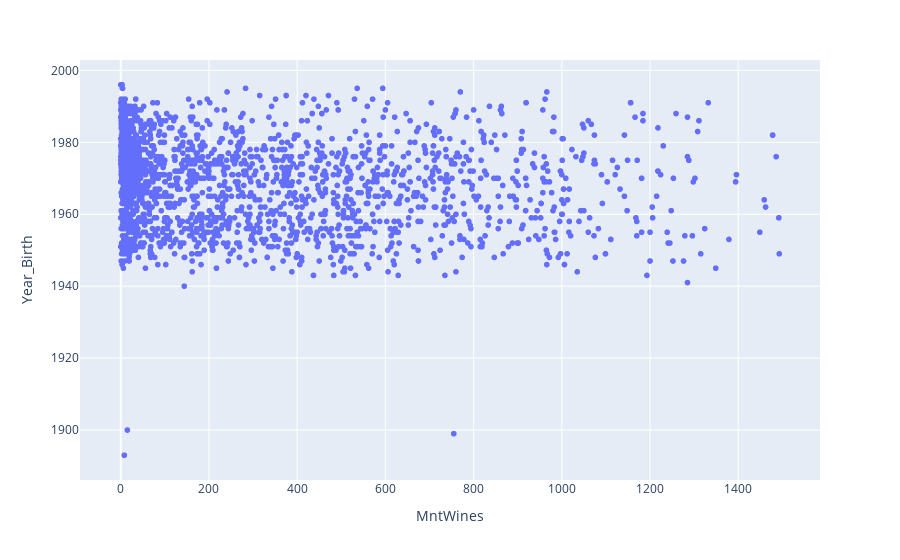

The notebook cell saved with this chart:
### Code cell
# YOUR CODE HERE
import plotly.express as px 
 
fig = px.scatter(mercadeo, x = 'MntWines',  
                    y = 'Year_Birth', 
                    ) 
  
fig.show()

### Figure 1 — Plotly figure (JSON) as saved in the notebook; plotly's stock layout.template omitted (floating-point values rounded to 4 significant figures; data arrays with more than 128 entries replaced by an {"elided": "..."} marker saying what was removed)
{"data": [{"hovertemplate": "MntWines=%{x}<br>Year_Birth=%{y}<extra></extra>", "legendgroup": "", "marker": {"color": "#636efa", "symbol": "circle"}, "mode": "markers", "name": "", "showlegend": false, "type": "scattergl", "x": {"elided": "2240 int values"}, "xaxis": "x", "y": {"elided": "2240 int values"}, "yaxis": "y"}], "layout": {"legend": {"tracegroupgap": 0}, "margin": {"t": 60}, "xaxis": {"anchor": "y", "domain": [0, 1], "title": {"text": "MntWines"}}, "yaxis": {"anchor": "x", "domain": [0, 1], "title": {"text": "Year_Birth"}}}}
